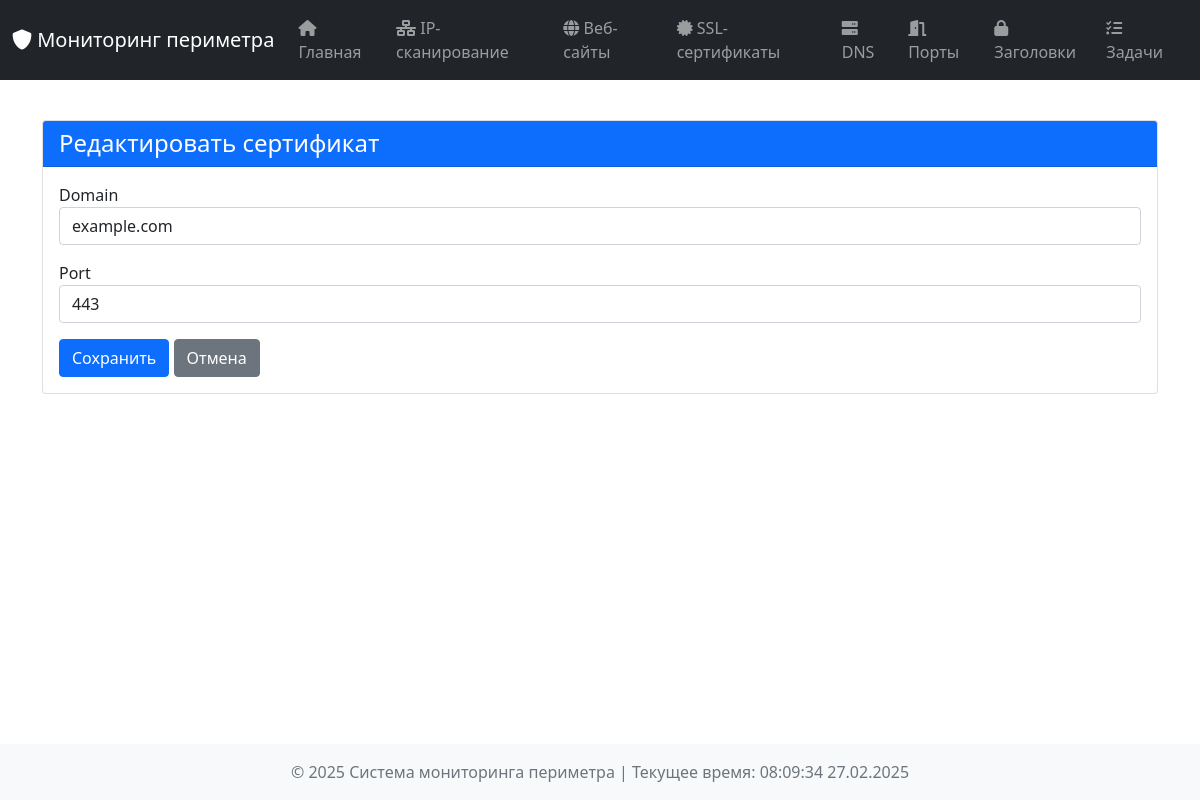
The app's page /certificate-edit/1, older data.
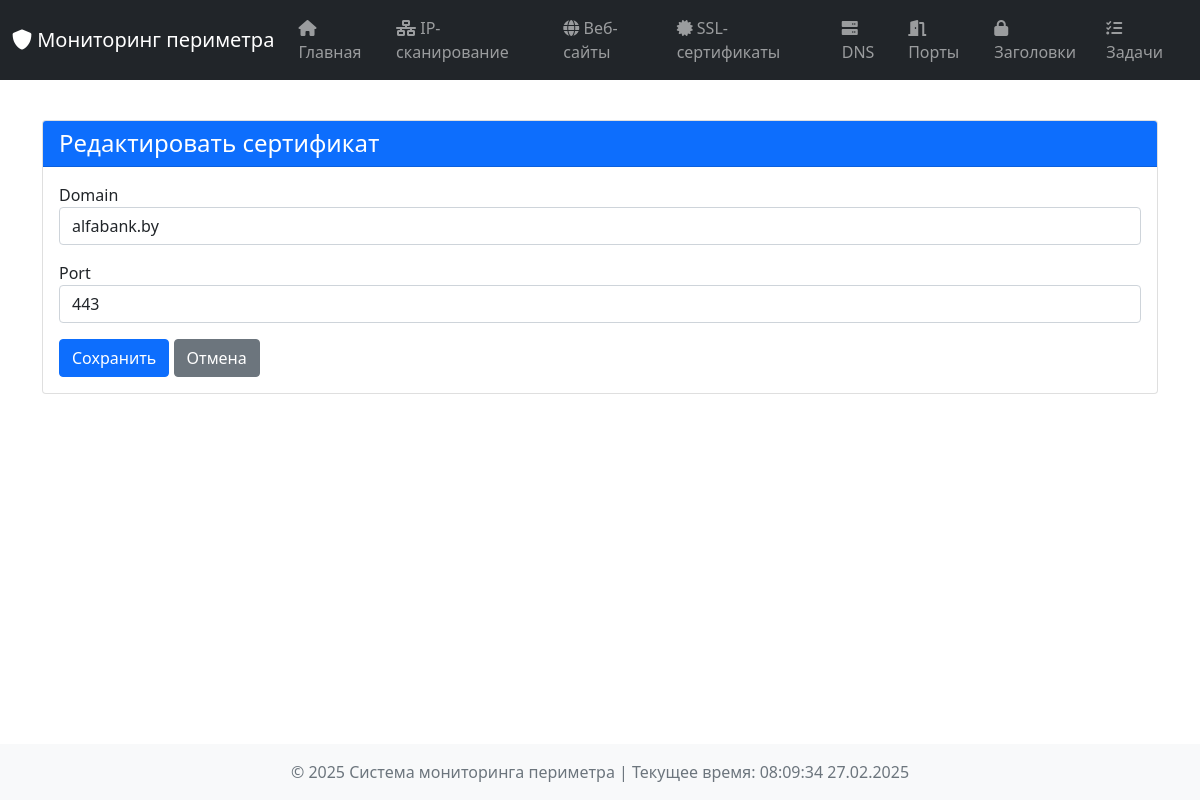
The same page, newer data.
### tables this page shows
CREATE TABLE cert_info (
                id INTEGER PRIMARY KEY AUTOINCREMENT,
                domain TEXT,
                common_name TEXT,
                issuer TEXT,
                organization TEXT,
                not_before TEXT,
                not_after TEXT,
                days_to_expiry INTEGER,
                is_expiring INTEGER,
                is_expired INTEGER,
                check_time TEXT,
                data TEXT
            );

### dashboard/app.py (the view, shortened to what this page needs)
@app.route('/certificate-edit/<int:cert_id>', methods=['GET', 'POST'])
def certificate_edit(cert_id):
    form = CertificateForm()
    cert_state = db_manager.get_cert_info_by_id(cert_id)
    if not cert_state:
        flash("Сертификат не найден", "danger")
        return redirect(url_for('certificates'))
    form.domain.data = cert_state.get('domain')
    form.port.data = cert_state.get('port', 443)
    return render_template('certificate_edit.html', title=f"Редактировать сертификат", cert_state=cert_state,
                           current_time=datetime.now(), form=form)

### dashboard/forms.py
class CertificateForm(FlaskForm):
    domain = StringField('Domain', validators=[DataRequired()])
    port = IntegerField('Port', validators=[Optional(), NumberRange(min=1, max=65535)], default=443)
    check_now = BooleanField('Check Now')
    submit = SubmitField('Add Certificate')

### core/database.py (called while the page is built)
    def get_cert_info_by_id(self, cert_id: int) -> Optional[Dict[str, Any]]:
        cursor = self.connection.cursor()
        try:
            cursor.execute(f'SELECT * FROM {CERT_INFO_TABLE} WHERE id = ?', (cert_id,))
            row = cursor.fetchone()
            if row:
                data = dict(row)
                for key in ["not_before", "not_after", "check_time"]:
                    if key in data and data[key]:
                        data[key] = datetime.fromisoformat(data[key])
                return data
            return None
        except Exception as e:
            logger.error(f"Ошибка при получении информации о сертификате по id {cert_id}: {str(e)}")
            return None
        finally:
            cursor.close()

### dashboard/templates/certificate_edit.html (shortened to what this page needs)
{% extends "base.html" %}
{% block content %}
<div class="container mt-4">
    <div class="card">
        <div class="card-header bg-primary text-white">
            <h4 class="mb-0">{{ title }}</h4>
        </div>
        <div class="card-body">
           <form method="post" action="{{ url_for('certificate_edit', cert_id=cert_state.id) }}">
                <div class="mb-3">
                     {{ form.domain.label }}
                     {{ form.domain(class="form-control") }}
                </div>
                <div class="mb-3">
                      {{ form.port.label }}
                      {{ form.port(class="form-control") }}
                </div>
                <button type="submit" class="btn btn-primary">Сохранить</button>
                <a href="{{ url_for('certificates') }}" class="btn btn-secondary">Отмена</a>
            </form>
        </div>
    </div>
</div>
{% endblock %}

Row changes from the older to the newer data that the page shows:
changed cert_info: domain "example.com" → "alfabank.by"
